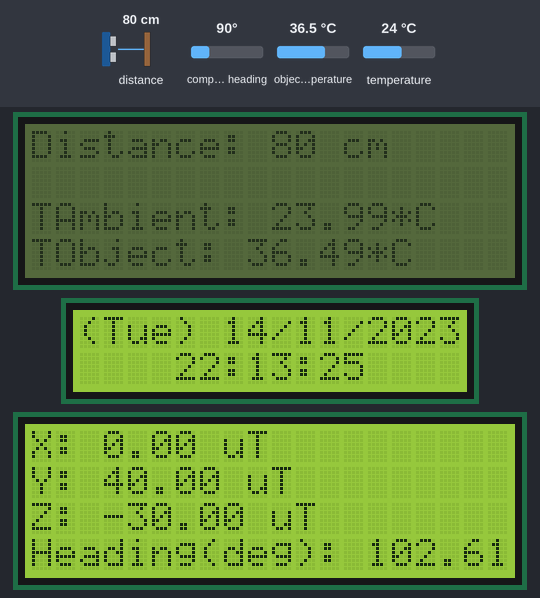
The sketch below on a simulated ESP8266 (NodeMCU). Shown: 2 × 20×4 character LCD, 16×2 character LCD. Wiring (inferred from the names in the program): SRF02/SRF08 range finder at I2C address 0x70. The inputs (shaded band) are chosen by the test bench; at power-on: distance to the obstacle 80 cm, compass heading 90°, object temperature 36.5 °C, temperature 24 °C. The echo pulse lasts 58.3 µs per cm; the local clock reads 2024-03-15 10:24:30 at power-on unless the sketch sets it.

Above: at 6.4 s.
6.5 s: distance to the obstacle set to 2 cm
At 7.5 s:
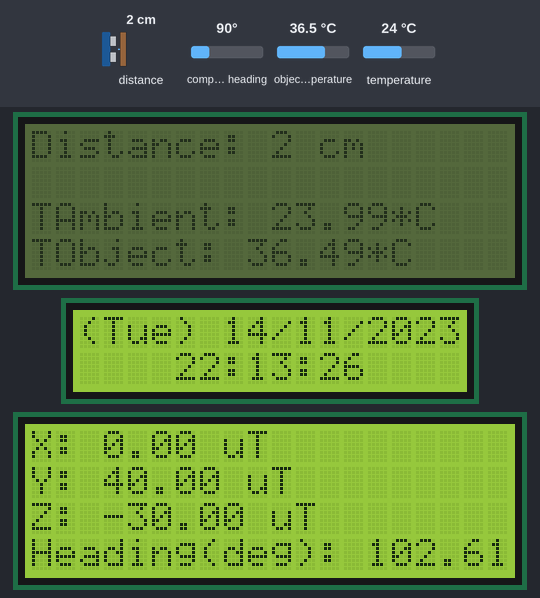
11.0 s: compass heading set to 7°
At 12.69 s:
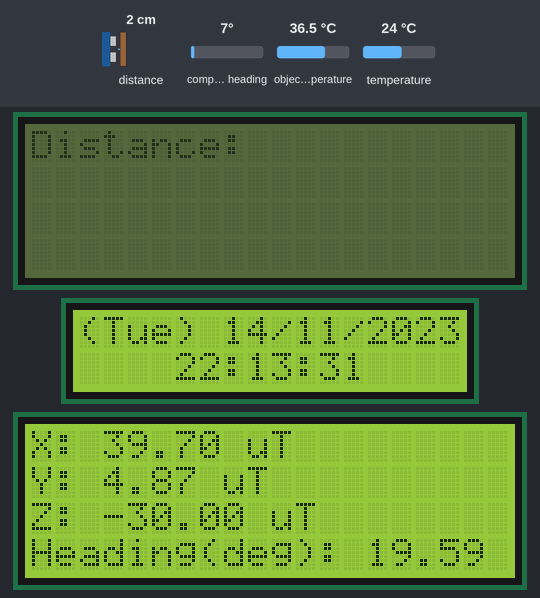
14.1 s: object temperature set to 20 °C
At 16.0 s:
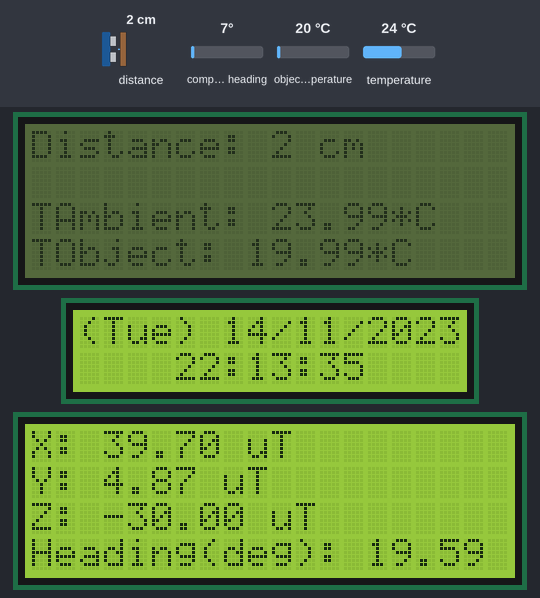
17.7 s: temperature set to 12 °C
At 19.4 s:
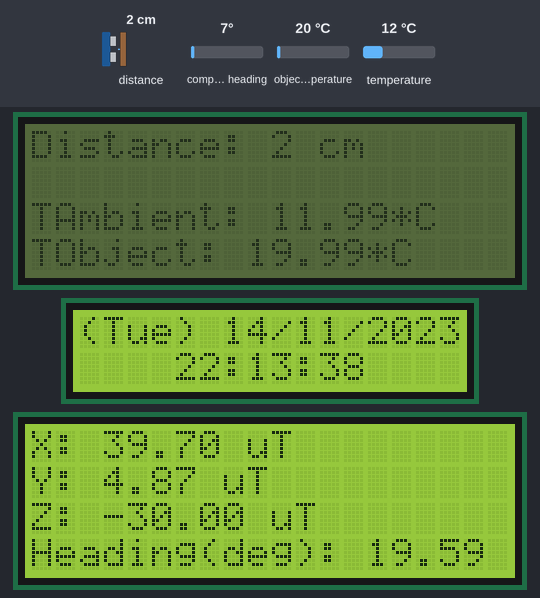

Measured:
- what the display in image 1 shows lasts 1.0 s, from 6.7 s to 7.7 s

The sketch:

ESP8266_I2C.ino
```cpp
  // ESP8266 mastering I2C devices

  // Compatible with the Arduino IDE 1.6.4 or higher
  // Library https://github.com/fdebrabander/Arduino-LiquidCrystal-I2C-library
  // Bavensky :3

  // Some parts of this sketch have been taken from:
  //    http://www.dfrobot.com/wiki/index.php/SRF02_Ultrasonic_sensor_%28SKU:SEN0005%29
  //    Bavensky's github page
  //    https://github.com/adafruit/Adafruit_HMC5883_Unified
  //    https://github.com/adafruit/Adafruit-MLX90614-Library
  //    https://github.com/adafruit/RTClib

  #include <Wire.h>                 // Arduino standar lib for serial com
  #include <LiquidCrystal_I2C.h>    // I2C LCD Library
  #include <Adafruit_MLX90614.h>    // Lib for IR thermometer GY-906
  #include <Adafruit_Sensor.h>      // Needed lib for comunication with some sensors
  #include <Adafruit_HMC5883_U.h>   // Lib for digital compass module HMC5883
  #include <RTClib.h>               // I2C Real Time Clock module based on DS1307 chipset

  #define SRF02_ADDRESS 0x70        // Ultrasonic SRF02 module address

  LiquidCrystal_I2C lcd2004(0x27,20,4);   // 20x4 LCD single model (no backlight)
  LiquidCrystal_I2C lcd1602(0x26,16,2);   // 16x2 backlighted LCD model
  LiquidCrystal_I2C lcd2004B(0x24,20,4);  // 20x4 backlighted LCD model

  // some pics for fun
  uint8_t heart[8] = {0x0,0xa,0x1f,0x1f,0xe,0x4,0x0};

  // variable for IR thermometer GY-906/MLX90614
  Adafruit_MLX90614 thermoir = Adafruit_MLX90614();

  // Assign a unique ID to this sensor at the same time
  Adafruit_HMC5883_Unified mag = Adafruit_HMC5883_Unified(12345);

  // Instance and variable for RTC/DS1307
  RTC_DS1307 rtc;
  char daysOfTheWeek[7][5] = {"Sun", "Mon", "Tue", "Wed", "Thu", "Fri", "Sat"};

  // ---- Aux. functions ----

  int getecho(){

    int echoreading = 0;

    // step 1: instruct sensor to read echoes
    Wire.beginTransmission(112); // transmit to device #112 (0x70)
    // the address specified in the datasheet is 224 (0xE0)
    // but i2c adressing uses the high 7 bits so it's 112
    Wire.write(byte(0x00));      // sets register pointer to the command register (0x00)
    Wire.write(byte(0x51));      // command sensor to measure in "centimeters" (0x51)
    // use 0x51 for centimeters
    // use 0x52 for ping microseconds
    Wire.endTransmission();      // stop transmitting

    // step 2: wait for readings to happen
    delay(70);                   // datasheet suggests at least 65 milliseconds

    // step 3: instruct sensor to return a particular echo reading
    Wire.beginTransmission(112); // transmit to device #112
    Wire.write(byte(0x02));      // sets register pointer to echo #1 register (0x02)
    Wire.endTransmission();      // stop transmitting

    // step 4: request reading from sensor
    Wire.requestFrom(112, 2);  // request 2 bytes from slave device #112

    // step 5: receive reading from sensor
    if (2 <= Wire.available()) // if two bytes were received
    {
      echoreading = Wire.read();   // receive high byte (overwrites previous reading)
      echoreading = echoreading << 8;  // shift high byte to be high 8 bits
      echoreading |= Wire.read();  // receive low byte as lower 8 bits
    }
    return echoreading;
  }

// ------ MAIN PROGRAM FLOW ------

  void setup()  {

    Wire.begin(0, 2);

    mag.begin();
    thermoir.begin();
    lcd2004.init();
    lcd2004.createChar(1, heart);
    lcd1602.init();
    lcd1602.backlight();
    lcd2004B.init();
    lcd2004B.backlight();

    lcd2004.home();
    lcd2004.print("Hello world! ");
    lcd2004.write(byte(1));
    lcd2004.setCursor(0, 1);
    lcd2004.print("  ESP-01 mastering");
    lcd2004.setCursor(0, 2);
    lcd2004.print(" many I2C devices ");
    lcd2004.setCursor(0, 3);
    lcd2004.print("Thanks for using!");

    lcd1602.home();
    lcd1602.print("Here LCD1602!!");

    lcd2004B.home();
    lcd2004B.print("Let's Goooooooo! ");

    /* Initialise the digital compass */
    if(!mag.begin()){
      // There was a problem detecting the HMC5883 ... check your connections/
      lcd2004B.print("Ooops, no HMC5883 detected...");
      lcd2004B.setCursor(0,1);
      lcd2004B.print("Check your wiring!");
      while(1);
    }
    // following line sets the RTC to the date & time this sketch was compiled
    rtc.adjust(DateTime(F(__DATE__), F(__TIME__)));
    // This line sets the RTC with an explicit date & time, for example to set
    // January 21, 2014 at 3am you would call:
    //rtc.adjust(DateTime(2017, 1, 15, 17, 51, 0));

    delay(5000);                 // Wait 5 seconds and then start readings
  }


  void loop()  {

    lcd2004.home();
    lcd2004.clear();
    lcd2004.print("Distance: ");
    lcd2004.print(getecho());   // show distance reading
    lcd2004.print(" cm");

    lcd2004.setCursor(0, 2);
    lcd2004.print("TAmbient: ");
    lcd2004.print(thermoir.readAmbientTempC());
    lcd2004.print("*C");
    lcd2004.setCursor(0, 3);
    lcd2004.print("TObject: ");
    lcd2004.print(thermoir.readObjectTempC());
    lcd2004.print("*C");

    lcd2004B.home();
    lcd2004B.clear();

    /* Get a new sensor/compass event */
    sensors_event_t event;
    mag.getEvent(&event);

    /* Display the results (magnetic vector values are in micro-Tesla (uT)) */
    lcd2004B.print("X: ");
    lcd2004B.print(event.magnetic.x);
    lcd2004B.print(" uT ");
    lcd2004B.setCursor(0,1);
    lcd2004B.print("Y: ");
    lcd2004B.print(event.magnetic.y);
    lcd2004B.print(" uT ");
    lcd2004B.setCursor(0,2);
    lcd2004B.print("Z: ");
    lcd2004B.print(event.magnetic.z);
    lcd2004B.print(" uT ");

    // Hold the module so that Z is pointing 'up' and you can measure the heading with x&y
    // Calculate heading when the magnetometer is level, then correct for signs of axis.
    float heading = atan2(event.magnetic.y, event.magnetic.x);

    // Once you have your heading, you must then add your 'Declination Angle', which is the 'Error' of the magnetic field in your location.
    // Find yours here: http://www.magnetic-declination.com/
    // Mine is: -13* 2' W, which is ~13 Degrees, or (which we need) 0.22 radians
    // If you cannot find your Declination, comment out these two lines, your compass will be slightly off.
    float declinationAngle = 0.22;
    heading += declinationAngle;

    // Correct for when signs are reversed.
    if(heading < 0)
      heading += 2*PI;

    // Check for wrap due to addition of declination.
    if(heading > 2*PI)
      heading -= 2*PI;

    // Convert radians to degrees for readability.
    float headingDegrees = heading * 180/M_PI;

    lcd2004B.setCursor(0,3);
    lcd2004B.print("Heading(deg): ");
    lcd2004B.print(headingDegrees);

    DateTime now = rtc.now();

    lcd1602.clear();
    lcd1602.home();

    lcd1602.print("(");
    lcd1602.print(daysOfTheWeek[now.dayOfTheWeek()]);
    lcd1602.print(") ");
    lcd1602.print(now.day(), DEC);
    lcd1602.print('/');
    lcd1602.print(now.month(), DEC);
    lcd1602.print('/');
    lcd1602.print(now.year(), DEC);
    lcd1602.setCursor(0,1);
    lcd1602.print("    ");
    lcd1602.print(now.hour(), DEC);
    lcd1602.print(':');
    lcd1602.print(now.minute(), DEC);
    lcd1602.print(':');
    lcd1602.print(now.second(), DEC);

    delay(1000);               // wait a bit since people have to read the output :)
  }

// ----- END MAIN PROGRAM FLOW -----
```
